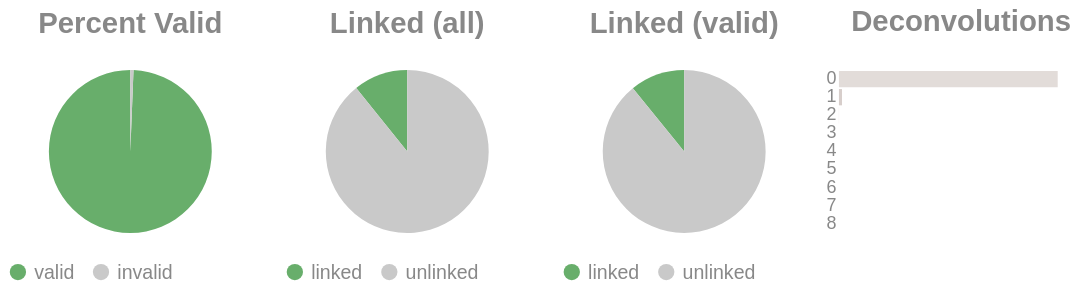

This figure's notebook cell:
### Code cell
if SKIPLR:
    pass
else:
    clash = Counter()
    for i in valids['molecule'].to_list():
        _mol = i.split("-")
        if len(_mol) == 1:
            clash.update('0')
        else:
            clash.update(_mol[-1])

    _d = {"deconvolutions": [], 'count': []}
    for k,v in clash.items():
        _d['deconvolutions'].append(k)
        _d['count'].append(v)

    tot_valid = valids['reads'].sum()
    mask = valids['reads'] >= 2
    n_linked_reads = valids.filter(mask)['reads'].sum()
    if n_linked_reads == 0:
        print_html("No linked molecules (>=2 reads) were detected; skipping linked-only distributions.")
        SKIPLR = True
    else:
        perc_valid = round(tot_valid / n_reads, 4)
        linked_perc_abs = round(n_linked_reads / n_reads, 4)
        linked_perc = round(n_linked_reads / tot_valid, 4)

    _valid = pl.DataFrame({"valids": ['valid', 'invalid'], "count": [tot_valid, n_reads - tot_valid]})
    _linked_abs = pl.DataFrame({"linked (absolute)": ['linked', 'unlinked'], "count": [n_linked_reads, n_reads - n_linked_reads]})
    _linked_rel = pl.DataFrame({"linked (valids)": ['linked', 'unlinked'], "count": [n_linked_reads, tot_valid - n_linked_reads]})

    (
        alt.hconcat(
            piechart(_valid, goodval = 'valid', title = "Percent Valid"),
            piechart(_linked_abs, goodval = "linked", title =  "Linked (all)"),
            piechart(_linked_rel, goodval = "linked", title =  "Linked (valid)"),
            convolutionbar(pl.DataFrame(_d), title = "Deconvolutions"),
            center = True,
            bounds = 'flush'
        )
        .resolve_scale(color='independent')
        .resolve_legend('independent')
        .properties(usermeta={'embedOptions': {"actions": False}})
    ).display()

### Figure 1 — Vega-Lite specification as saved in the notebook (floating-point values rounded to 4 significant figures)
{"width": "container", "height": 400, "config": {"title": {"anchor": "start", "dy": -15, "fontSize": 18, "color": "#888888", "subtitleColor": "#888888", "subtitleFontSize": 14}, "arc": {"fill": "#0072B2"}, "axis": {"domainColor": "#888888", "domainWidth": 0.5, "gridWidth": 0.2, "grid": false, "titleFontWeight": 400, "titleFontSize": 15, "labelFontSize": 11, "labelColor": "#888888", "tickColor": "#888888", "tickWidth": 0.2, "titleColor": "#888888"}, "axisBand": {"grid": false}, "axisX": {"grid": true, "tickSize": 10, "domainCap": "round"}, "axisY": {"domain": false, "grid": true, "tickSize": 0, "domainCap": "round"}, "background": "transparent", "header": {"labelFontSize": 15, "labelColor": "#888888", "titleFontSize": 15, "titleFontWeight": 600, "titleColor": "#888888"}, "legend": {"labelFont": "sans-serif", "labelFontSize": 12, "labelColor": "#888888", "symbolSize": 100, "symbolType": "circle", "titleFontSize": 12, "titlePadding": 10, "titleColor": "#888888", "title": null}, "range": {"category": ["#E69F00", "#56B4E9", "#009E73", "#F0E442", "#0072B2", "#D55E00", "#CC79A7", "#000000"], "diverging": ["#cfe8f3", "#a2d4ec", "#73bfe2", "#46abdb", "#1696d2", "#12719e"]}, "area": {"fill": "#0072B2", "fillOpacity": 0.7, "line": true, "strokeOpacity": 0.7}, "line": {"color": "#0072B2", "stroke": "#0072B2", "strokeWidth": 2}, "trail": {"color": "#0072B2", "stroke": "#0072B2", "strokeWidth": 0, "size": 1}, "point": {"filled": true, "fillOpacity": 1.0, "size": 95}, "text": {"color": "#888888", "fontSize": 11, "align": "right", "fontWeight": 400, "size": 11}, "bar": {"fill": "#0072B2", "stroke": null}, "view": {"stroke": null, "continuousWidth": 660, "continuousHeight": 400}}, "hconcat": [{"data": {"name": "data-321e5c60ac6984e3392c990123d883af"}, "mark": {"type": "arc"}, "encoding": {"color": {"field": "valids", "legend": {"orient": "bottom", "title": null}, "scale": {"domain": ["valid", "invalid"], "range": ["#68ae6b", "#C9C9C9"]}, "title": "Valids", "type": "nominal"}, "theta": {"field": "count", "type": "quantitative"}, "tooltip": [{"field": "valids", "title": "Valids", "type": "ordinal"}, {"field": "percent", "format": ".2%", "title": "Percent", "type": "quantitative"}, {"field": "count", "title": "Count", "type": "quantitative"}]}, "height": 100, "title": {"text": "Percent Valid", "align": "center", "anchor": "middle"}, "transform": [{"calculate": "datum.count / 1558548", "as": "percent"}], "width": 150}, {"data": {"name": "data-076a7b5e50bcddf00bffce7dc774375c"}, "mark": {"type": "arc"}, "encoding": {"color": {"field": "linked (absolute)", "legend": {"orient": "bottom", "title": null}, "scale": {"domain": ["linked", "unlinked"], "range": ["#68ae6b", "#C9C9C9"]}, "title": "Linked (Absolute)", "type": "nominal"}, "theta": {"field": "count", "type": "quantitative"}, "tooltip": [{"field": "linked (absolute)", "title": "Linked (Absolute)", "type": "ordinal"}, {"field": "percent", "format": ".2%", "title": "Percent", "type": "quantitative"}, {"field": "count", "title": "Count", "type": "quantitative"}]}, "height": 100, "title": {"text": "Linked (all)", "align": "center", "anchor": "middle"}, "transform": [{"calculate": "datum.count / 1558548", "as": "percent"}], "width": 150}, {"data": {"name": "data-996fbca2ecab9c41f1860202121e76e4"}, "mark": {"type": "arc"}, "encoding": {"color": {"field": "linked (valids)", "legend": {"orient": "bottom", "title": null}, "scale": {"domain": ["linked", "unlinked"], "range": ["#68ae6b", "#C9C9C9"]}, "title": "Linked (Valids)", "type": "nominal"}, "theta": {"field": "count", "type": "quantitative"}, "tooltip": [{"field": "linked (valids)", "title": "Linked (Valids)", "type": "ordinal"}, {"field": "percent", "format": ".2%", "title": "Percent", "type": "quantitative"}, {"field": "count", "title": "Count", "type": "quantitative"}]}, "height": 100, "title": {"text": "Linked (valid)", "align": "center", "anchor": "middle"}, "transform": [{"calculate": "datum.count / 1548819", "as": "percent"}], "width": 150}, {"data": {"name": "data-e695b8919dda30b159b8e0e10e4ca262"}, "mark": {"type": "bar"}, "encoding": {"color": {"field": "deconvolutions", "legend": null, "scale": {"scheme": "lightgreyred"}, "type": "nominal"}, "tooltip": [{"field": "deconvolutions", "title": "Deconvolutions", "type": "ordinal"}, {"field": "percent", "format": ".2%", "title": "Percent", "type": "quantitative"}, {"field": "count", "title": "Count", "type": "quantitative"}], "x": {"axis": null, "field": "count", "type": "quantitative"}, "y": {"field": "deconvolutions", "sort": "ascending", "title": null, "type": "nominal"}}, "height": 100, "title": {"text": "Deconvolutions", "align": "center", "anchor": "middle"}, "transform": [{"calculate": "datum.count / 1453154", "as": "percent"}], "width": 150}], "bounds": "flush", "center": true, "resolve": {"legend": {"angle": "independent"}, "scale": {"color": "independent"}}, "usermeta": {"embedOptions": {"actions": false}}, "$schema": "https://vega.github.io/schema/vega-lite/v6.1.0.json", "datasets": {"data-321e5c60ac6984e3392c990123d883af": [{"valids": "valid", "count": 1548819}, {"valids": "invalid", "count": 9729}], "data-076a7b5e50bcddf00bffce7dc774375c": [{"linked (absolute)": "linked", "count": 168050}, {"linked (absolute)": "unlinked", "count": 1390498}], "data-996fbca2ecab9c41f1860202121e76e4": [{"linked (valids)": "linked", "count": 168050}, {"linked (valids)": "unlinked", "count": 1380769}], "data-e695b8919dda30b159b8e0e10e4ca262": [{"deconvolutions": "0", "count": 1432448}, {"deconvolutions": "1", "count": 19988}, {"deconvolutions": "2", "count": 649}, {"deconvolutions": "3", "count": 54}, {"deconvolutions": "4", "count": 9}, {"deconvolutions": "5", "count": 3}, {"deconvolutions": "6", "count": 1}, {"deconvolutions": "7", "count": 1}, {"deconvolutions": "8", "count": 1}]}}
